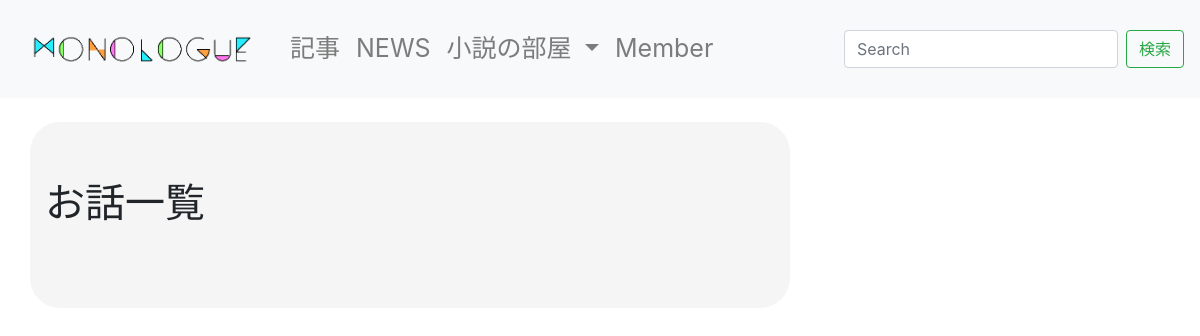
/novel/1/chapter/3/story/, run on an earlier commit of the app's database.
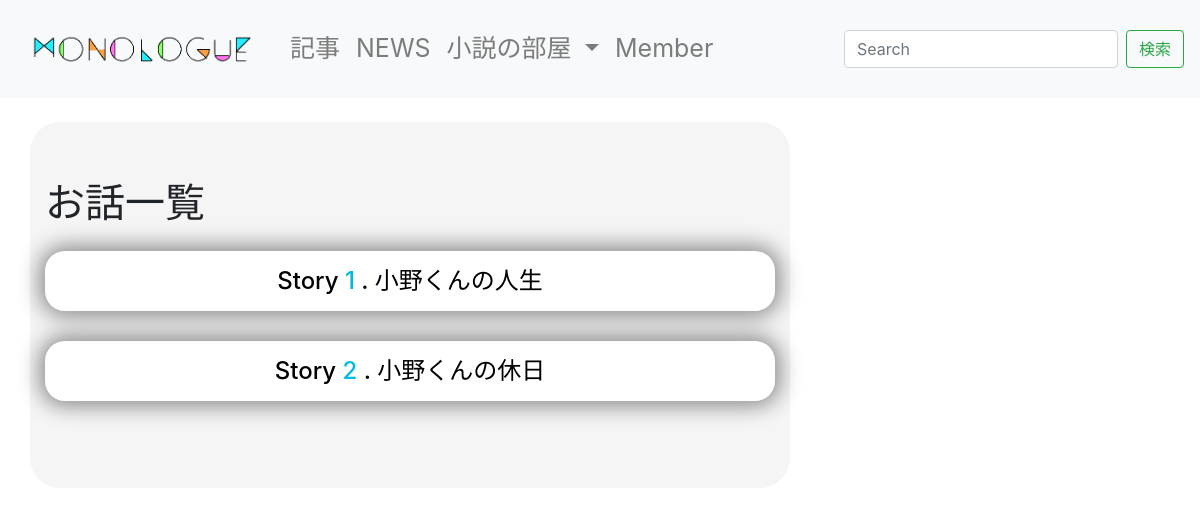
And on a later commit of the database.
### blog/models.py (models this page shows, shortened)
class Story(models.Model):
    chapter = models.ForeignKey(Chapter, on_delete=models.PROTECT)
    story_num = models.PositiveIntegerField()
    story_title = models.CharField(max_length=50)
    story_text = MDTextField()

### blog/views.py (the view)
# urls.py: path('novel/<int:novel_pk>/chapter/<int:chapter_pk>/story/', StoryView.as_view(), name='story'),
class StoryView(TemplateView):
    template_name = 'blog/story.html'
    def get(self, request, *args, **kwargs):
        novel_pk = self.kwargs['novel_pk']
        chapter_pk = self.kwargs['chapter_pk']
        context = {
            'novel_pk': novel_pk,
            'chapter_pk': chapter_pk,
            'story_list': Story.objects.filter(chapter_id=chapter_pk),
        }
        return self.render_to_response(context)

### dbsite/context_processors.py (called while the page is built)
def common(request):
    context = {
        'categories': Category.objects.annotate(
            num_posts=Count('post', filter=Q(post__is_public=True))),
        'tags': Tag.objects.annotate(
            num_posts=Count('post', filter=Q(post__is_public=True))),
    }
    return context

### blog/templates/blog/story.html (shortened to what this page needs)
{% extends "base.html" %}
{% block content %}
<div class="container">
  <div class="row">
    <main class="col-md-8">
      <h1 class="mb-4">お話一覧</h1>
      <div>
        {% for story in story_list %}
        <div class="novel-outer">
          <h4 class="novel-inner"><a href="/novel/{{ novel_pk }}/chapter/{{ chapter_pk }}/story/{{ story.pk }}/">Story<span style="color: #0bd;"> {{ story.story_num }} </span>. {{ story.story_title }}</a></h4>
        </div>
        {% endfor %}
      </div>
    </main>
  </div>
</div>
{% endblock %}

What changed in the data, as far as the page shows it:
added Story: story_num "1", story_title "小野くんの人生"
added Story: story_num "2", story_title "小野くんの休日"
